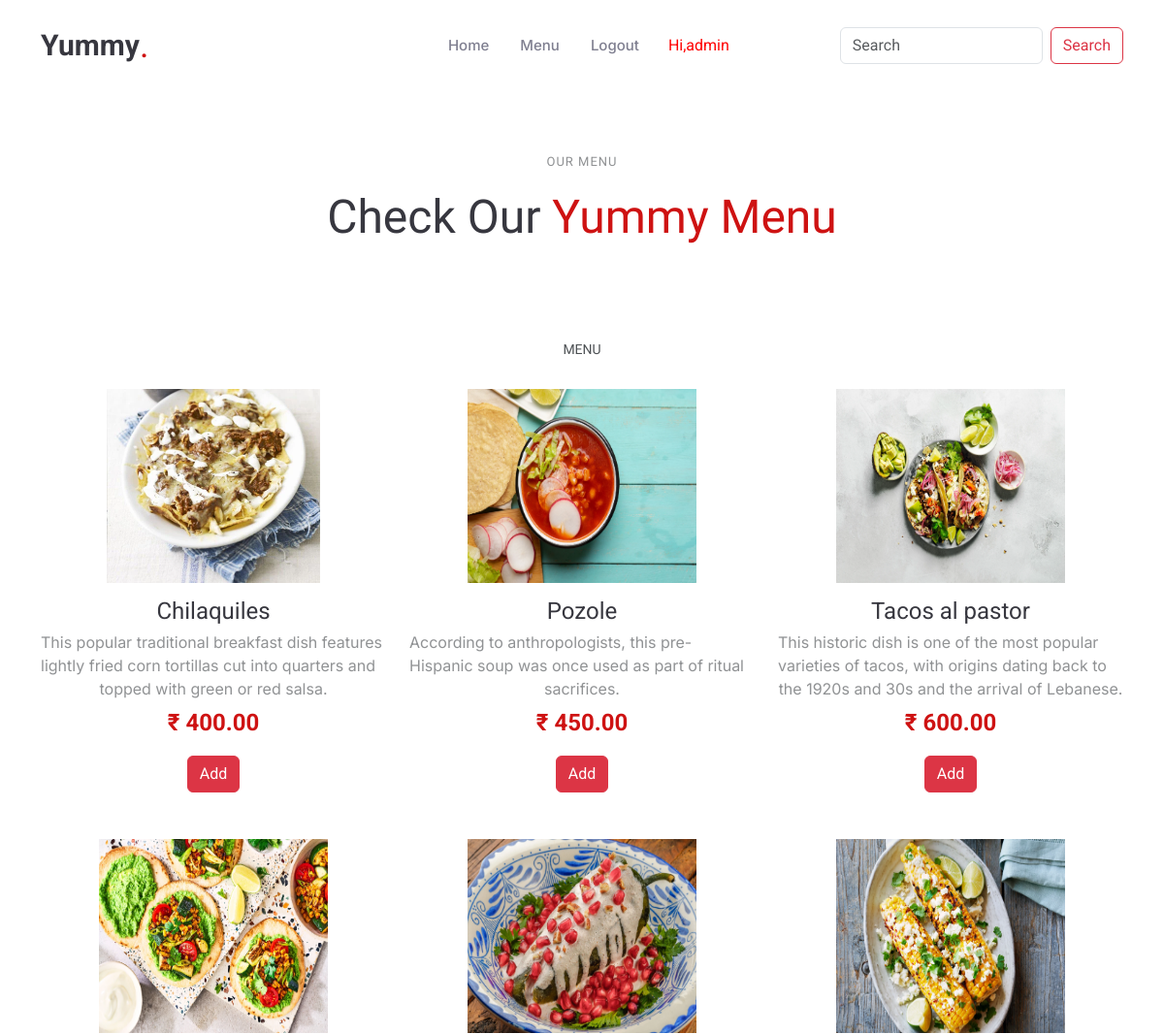
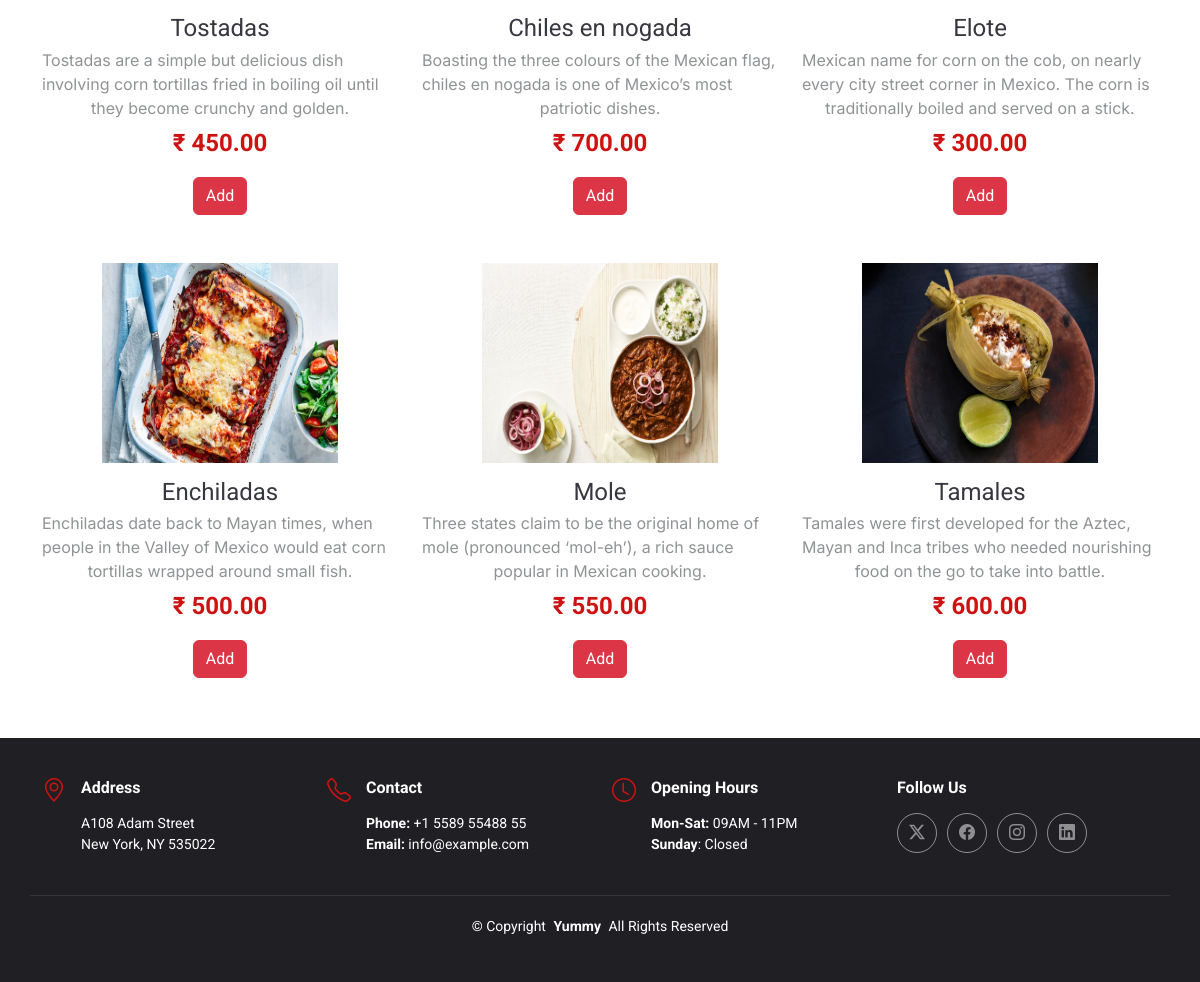
The page /menu/ (signed in) on the database its author committed (2 pictures, top to bottom).
### shop/models.py (models this page shows, shortened)
class Dish(models.Model):
    name=models.CharField(max_length=50)
    desc=models.TextField()
    image=models.ImageField(upload_to='dishes',blank=True,null=True)
    price=models.DecimalField(max_digits=10,decimal_places=2)
    available=models.BooleanField(default=True)
    created=models.DateTimeField(auto_now_add=True)
    updated=models.DateTimeField(auto_now=True)

### shop/views.py (the view)
# urls.py: path('menu/',views.menu,name='menu'),
def menu(request):
    d = Dish.objects.all()
    return render(request, 'menu.html', {'dish': d})

### template/menu.html
<!DOCTYPE html>
{% extends 'base.html' %}
{% load static %}
{% block content %}
<section id="menu" class="menu section">
          <div class="container section-title" data-aos="fade-up">
            <h2>Our Menu</h2>
            <p><span>Check Our</span> <span class="description-title">Yummy Menu</span></p>
          </div>
    <div class="container">
        <div class="tab-content" data-aos="fade-up" data-aos-delay="200">
          <div class="tab-pane fade active show">
            <div class="tab-header text-center">
              <p>Menu</p>
            </div>
        <div class="row gy-5">
            {% for i in dish %}
              <div class="col-lg-4 menu-item">
                <a href="" class="glightbox"><img src="{{i.image.url}}" class="menu-img img-fluid" style="height:200px" alt=""></a>
                <h4>{{i.name}}</h4>
                <p class="ingredients">
                  {{i.desc}}
                </p>
                <p class="price">
                  ₹ {{i.price}}
                </p>
                  {% if user.is_superuser %}
                        <div>
                            <a href="{% url 'admin:index' %}" class="btn btn-danger">Add</a>
                        </div>
                  {% elif user.is_authenticated %}
                      <div>
                          <a href="{% url 'cart:add_to_cart' i.id %}" class="btn btn-danger">Add to Cart</a>
                      </div>
                  {% else %}
                      <div>
                          <a href="{% url 'shop:login' %}" class="btn btn-danger">Add to Cart</a>
                      </div>
                  {% endif %}
              </div>
            {% endfor %}
        </div>
          </div>
        </div>
    </div>
</section>
{% endblock %}

### template/base.html (shortened to what this page needs)
<!DOCTYPE html>
{% load static %}
<html lang="en">
<link rel="stylesheet" href="https://cdnjs.cloudflare.com/ajax/libs/font-awesome/6.5.2/css/all.min.css" />
<head>
  <link rel="stylesheet" href="https://cdnjs.cloudflare.com/ajax/libs/font-awesome/6.6.0/css/brands.min.css" />
  <link href="{% static 'assets/vendor/bootstrap/css/bootstrap.min.css' %}" rel="stylesheet">
  <link href="{% static 'assets/vendor/bootstrap-icons/bootstrap-icons.css' %}" rel="stylesheet">
  <link href="{% static 'assets/vendor/aos/aos.css' %}" rel="stylesheet">
  <link href="{% static 'assets/vendor/glightbox/css/glightbox.min.css' %}" rel="stylesheet">
  <link href="{% static 'assets/vendor/swiper/swiper-bundle.min.css' %}" rel="stylesheet">
  <link href="{% static 'assets/css/main.css' %}" rel="stylesheet">
</head>
<body class="index-page">
  <header id="header" class="header d-flex align-items-center sticky-top">
    <div class="container position-relative d-flex align-items-center justify-content-between">
      <a href="{% url 'shop:home' %}" class="logo d-flex align-items-center me-auto me-xl-0">
        <h1 class="sitename">Yummy</h1>
        <span>.</span>
      </a>
      <nav id="navmenu" class="navmenu">
        <ul>
          <li><a href="{% url 'shop:home' %}">Home<br></a></li>
          <li><a href="{% url 'shop:menu' %}">Menu</a></li>
          {% if user.is_superuser %}
            <li><a href="{% url 'shop:logout' %}">Logout</a></li>
            <li style="color:red">Hi,{{user.username}}</li>
          {% elif user.is_authenticated %}
            <li><a href="{% url 'cart:view_cart' %}">Cart</a></li>
            <li><a href="{% url 'shop:logout' %}">Logout</a></li>
            <li><a href="{% url 'cart:my_orders' %}">My Orders</a></li>
            <li style="color:red">Hi,{{user.username}}</li>
          {% else %}
            <li><a href="{% url 'shop:register' %}">Register</a></li>
            <li><a href="{% url 'shop:login' %}">Login</a></li>
            <li style="color:red">Hi,Guest</li>
          {% endif %}
          <div style="padding-left:100px">
          <form class="d-flex" action="{% url 'shop:search' %}" method="post">
            <input class="form-control me-2" type="search" name="s" placeholder="Search" aria-label="Search">
            <button class="btn btn-outline-danger" type="submit">Search</button>
          </form>
          </div>
        </ul>
      </nav>
    </div>
  </header>
{% block content %}{% endblock %}
  <footer id="footer" class="footer dark-background">
    <div class="container">
      <div class="row gy-3">
        <div class="col-lg-3 col-md-6 d-flex">
          <i class="bi bi-geo-alt icon"></i>
          <div class="address">
            <h4>Address</h4>
            <p>A108 Adam Street</p>
            <p>New York, NY 535022</p>
          </div>
        </div>
        <div class="col-lg-3 col-md-6 d-flex">
          <i class="bi bi-telephone icon"></i>
          <div>
            <h4>Contact</h4>
            <p>
              <strong>Phone:</strong> <span>+1 5589 55488 55</span><br>
              <strong>Email:</strong> <span>info@example.com</span><br>
            </p>
          </div>
        </div>
        <div class="col-lg-3 col-md-6 d-flex">
          <i class="bi bi-clock icon"></i>
          <div>
            <h4>Opening Hours</h4>
            <p>
              <strong>Mon-Sat:</strong> <span>09AM - 11PM</span><br>
              <strong>Sunday</strong>: <span>Closed</span>
            </p>
          </div>
        </div>
        <div class="col-lg-3 col-md-6">
          <h4>Follow Us</h4>
          <div class="social-links d-flex">
            <a href="#" class="twitter"><i class="bi bi-twitter-x"></i></a>
            <a href="#" class="facebook"><i class="bi bi-facebook"></i></a>
            <a href="#" class="instagram"><i class="bi bi-instagram"></i></a>
            <a href="#" class="linkedin"><i class="bi bi-linkedin"></i></a>
          </div>
        </div>
      </div>
    </div>
    <div class="container copyright text-center mt-4">
      <p>© <span>Copyright</span> <strong class="px-1 sitename">Yummy</strong> <span>All Rights Reserved</span></p>
    </div>
  </footer>
</body>
</html>

### rows shown on the page
Dish: image (picture), name "Chilaquiles", desc "This popular traditional breakfast dish features lightly fried corn tortillas cut into quarters and topped with green or red salsa.", price "400.00"
Dish: image (picture), name "Pozole", desc "According to anthropologists, this pre-Hispanic soup was once used as part of ritual sacrifices.", price "450.00"
Dish: image (picture), name "Tacos al pastor", desc "This historic dish is one of the most popular varieties of tacos, with origins dating back to the 1920s and 30s and the arrival of Lebanese.", price "600.00"
Dish: image (picture), name "Tostadas", desc "Tostadas are a simple but delicious dish involving corn tortillas fried in boiling oil until they become crunchy and golden.", price "450.00"
Dish: image (picture), name "Chiles en nogada", desc "Boasting the three colours of the Mexican flag, chiles en nogada is one of Mexico’s most patriotic dishes.", price "700.00"
Dish: image (picture), name "Elote", desc "Mexican name for corn on the cob, on nearly every city street corner in Mexico. The corn is traditionally boiled and served on a stick.", price "300.00"
Dish: image (picture), name "Enchiladas", desc "Enchiladas date back to Mayan times, when people in the Valley of Mexico would eat corn tortillas wrapped around small fish.", price "500.00"
Dish: image (picture), name "Mole", desc "Three states claim to be the original home of mole (pronounced ‘mol-eh’), a rich sauce popular in Mexican cooking.", price "550.00"
Dish: image (picture), name "Tamales", desc "Tamales were first developed for the Aztec, Mayan and Inca tribes who needed nourishing food on the go to take into battle.", price "600.00"

### other values the page prints
{{ user.username }} "admin"
